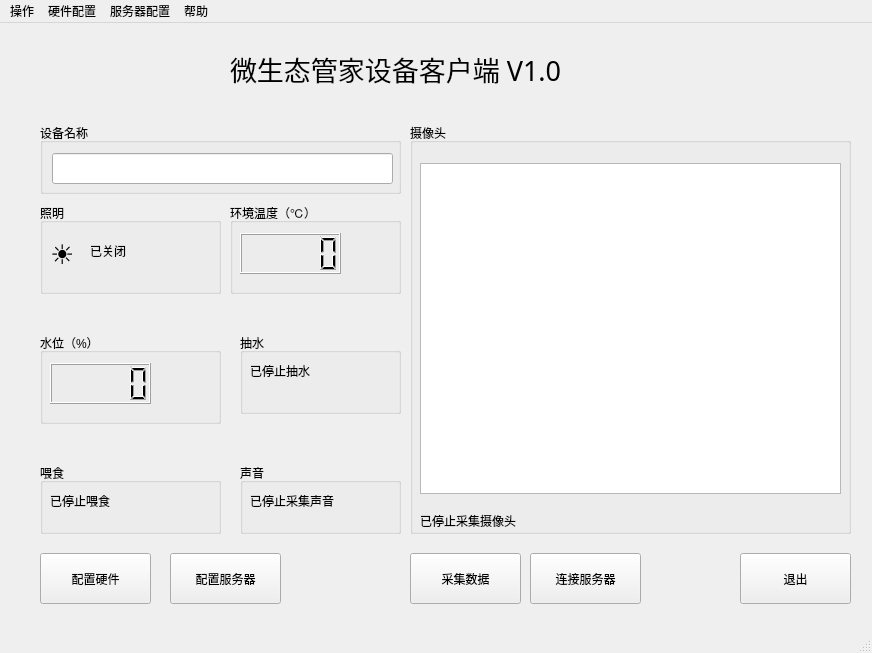
<?xml version="1.0" encoding="UTF-8"?>
<ui version="4.0">
 <class>MainWindow</class>
 <widget class="QMainWindow" name="MainWindow">
  <property name="geometry">
   <rect>
    <x>0</x>
    <y>0</y>
    <width>872</width>
    <height>653</height>
   </rect>
  </property>
  <property name="windowTitle">
   <string>微生态管家设备客户端 V1.0</string>
  </property>
  <widget class="QWidget" name="centralwidget">
   <widget class="QGroupBox" name="groupBox_5">
    <property name="geometry">
     <rect>
      <x>40</x>
      <y>100</y>
      <width>361</width>
      <height>71</height>
     </rect>
    </property>
    <property name="title">
     <string>设备名称</string>
    </property>
    <widget class="QLineEdit" name="deviceNameLineEdit">
     <property name="geometry">
      <rect>
       <x>12</x>
       <y>30</y>
       <width>341</width>
       <height>31</height>
      </rect>
     </property>
     <property name="readOnly">
      <bool>true</bool>
     </property>
    </widget>
   </widget>
   <widget class="QGroupBox" name="groupBox_6">
    <property name="geometry">
     <rect>
      <x>240</x>
      <y>310</y>
      <width>161</width>
      <height>81</height>
     </rect>
    </property>
    <property name="title">
     <string>抽水</string>
    </property>
    <widget class="QLabel" name="drawWaterLabel">
     <property name="geometry">
      <rect>
       <x>10</x>
       <y>30</y>
       <width>91</width>
       <height>16</height>
      </rect>
     </property>
     <property name="text">
      <string>已停止抽水</string>
     </property>
    </widget>
   </widget>
   <widget class="QGroupBox" name="groupBox_2">
    <property name="geometry">
     <rect>
      <x>230</x>
      <y>180</y>
      <width>171</width>
      <height>91</height>
     </rect>
    </property>
    <property name="title">
     <string>环境温度（℃）</string>
    </property>
    <widget class="QLCDNumber" name="temperatureLcdNumber">
     <property name="geometry">
      <rect>
       <x>10</x>
       <y>30</y>
       <width>101</width>
       <height>41</height>
      </rect>
     </property>
    </widget>
   </widget>
   <widget class="QGroupBox" name="groupBox_8">
    <property name="geometry">
     <rect>
      <x>240</x>
      <y>440</y>
      <width>161</width>
      <height>71</height>
     </rect>
    </property>
    <property name="title">
     <string>声音</string>
    </property>
    <widget class="QLabel" name="soundLabel">
     <property name="geometry">
      <rect>
       <x>10</x>
       <y>30</y>
       <width>111</width>
       <height>16</height>
      </rect>
     </property>
     <property name="text">
      <string>已停止采集声音</string>
     </property>
    </widget>
   </widget>
   <widget class="QGroupBox" name="groupBox_3">
    <property name="geometry">
     <rect>
      <x>40</x>
      <y>310</y>
      <width>181</width>
      <height>91</height>
     </rect>
    </property>
    <property name="title">
     <string>水位（%）</string>
    </property>
    <widget class="QLCDNumber" name="waterLevelLedNumber">
     <property name="geometry">
      <rect>
       <x>10</x>
       <y>30</y>
       <width>101</width>
       <height>41</height>
      </rect>
     </property>
    </widget>
   </widget>
   <widget class="QGroupBox" name="groupBox_4">
    <property name="geometry">
     <rect>
      <x>410</x>
      <y>100</y>
      <width>441</width>
      <height>411</height>
     </rect>
    </property>
    <property name="title">
     <string>摄像头</string>
    </property>
    <widget class="QGraphicsView" name="CameraGraphicsView">
     <property name="geometry">
      <rect>
       <x>10</x>
       <y>40</y>
       <width>421</width>
       <height>331</height>
      </rect>
     </property>
    </widget>
    <widget class="QLabel" name="cameraLabel">
     <property name="geometry">
      <rect>
       <x>10</x>
       <y>390</y>
       <width>141</width>
       <height>16</height>
      </rect>
     </property>
     <property name="text">
      <string>已停止采集摄像头</string>
     </property>
    </widget>
   </widget>
   <widget class="QGroupBox" name="groupBox">
    <property name="geometry">
     <rect>
      <x>40</x>
      <y>180</y>
      <width>181</width>
      <height>91</height>
     </rect>
    </property>
    <property name="title">
     <string>照明</string>
    </property>
    <widget class="QLabel" name="LedPictureLable">
     <property name="geometry">
      <rect>
       <x>10</x>
       <y>30</y>
       <width>41</width>
       <height>41</height>
      </rect>
     </property>
     <property name="font">
      <font>
       <family>Aharoni</family>
       <pointsize>20</pointsize>
       <weight>75</weight>
       <bold>true</bold>
      </font>
     </property>
     <property name="text">
      <string>☀</string>
     </property>
    </widget>
    <widget class="QLabel" name="ledStatusLabel">
     <property name="geometry">
      <rect>
       <x>50</x>
       <y>40</y>
       <width>51</width>
       <height>16</height>
      </rect>
     </property>
     <property name="text">
      <string>已关闭</string>
     </property>
    </widget>
   </widget>
   <widget class="QGroupBox" name="groupBox_7">
    <property name="geometry">
     <rect>
      <x>40</x>
      <y>440</y>
      <width>181</width>
      <height>71</height>
     </rect>
    </property>
    <property name="title">
     <string>喂食</string>
    </property>
    <widget class="QLabel" name="feedLabel">
     <property name="geometry">
      <rect>
       <x>10</x>
       <y>30</y>
       <width>91</width>
       <height>16</height>
      </rect>
     </property>
     <property name="text">
      <string>已停止喂食</string>
     </property>
    </widget>
    <widget class="QCheckBox" name="feedEnabledCheckBox">
     <property name="geometry">
      <rect>
       <x>300</x>
       <y>20</y>
       <width>71</width>
       <height>21</height>
      </rect>
     </property>
     <property name="text">
      <string>启用</string>
     </property>
    </widget>
   </widget>
   <widget class="QPushButton" name="collectDataPushButton">
    <property name="geometry">
     <rect>
      <x>410</x>
      <y>530</y>
      <width>111</width>
      <height>51</height>
     </rect>
    </property>
    <property name="text">
     <string>采集数据</string>
    </property>
   </widget>
   <widget class="QPushButton" name="connectServerushButton">
    <property name="geometry">
     <rect>
      <x>530</x>
      <y>530</y>
      <width>111</width>
      <height>51</height>
     </rect>
    </property>
    <property name="text">
     <string>连接服务器</string>
    </property>
   </widget>
   <widget class="QPushButton" name="quitPushButton">
    <property name="geometry">
     <rect>
      <x>740</x>
      <y>530</y>
      <width>111</width>
      <height>51</height>
     </rect>
    </property>
    <property name="text">
     <string>退出</string>
    </property>
   </widget>
   <widget class="QPushButton" name="hardwareConfigPushButton">
    <property name="geometry">
     <rect>
      <x>40</x>
      <y>530</y>
      <width>111</width>
      <height>51</height>
     </rect>
    </property>
    <property name="text">
     <string>配置硬件</string>
    </property>
   </widget>
   <widget class="QPushButton" name="serverConfigPushButton">
    <property name="geometry">
     <rect>
      <x>170</x>
      <y>530</y>
      <width>111</width>
      <height>51</height>
     </rect>
    </property>
    <property name="text">
     <string>配置服务器</string>
    </property>
   </widget>
   <widget class="QLabel" name="label">
    <property name="geometry">
     <rect>
      <x>230</x>
      <y>20</y>
      <width>431</width>
      <height>51</height>
     </rect>
    </property>
    <property name="font">
     <font>
      <family>微软雅黑</family>
      <pointsize>20</pointsize>
      <weight>50</weight>
      <bold>false</bold>
     </font>
    </property>
    <property name="text">
     <string>微生态管家设备客户端 V1.0</string>
    </property>
   </widget>
  </widget>
  <widget class="QMenuBar" name="menubar">
   <property name="geometry">
    <rect>
     <x>0</x>
     <y>0</y>
     <width>872</width>
     <height>26</height>
    </rect>
   </property>
   <widget class="QMenu" name="menu">
    <property name="title">
     <string>操作</string>
    </property>
    <addaction name="actionzz"/>
    <addaction name="actiondd"/>
    <addaction name="separator"/>
    <addaction name="actionsd"/>
    <addaction name="actiondsdd"/>
    <addaction name="separator"/>
    <addaction name="actiontui"/>
   </widget>
   <widget class="QMenu" name="menu_2">
    <property name="title">
     <string>服务器配置</string>
    </property>
    <addaction name="actionq"/>
   </widget>
   <widget class="QMenu" name="menu_3">
    <property name="title">
     <string>硬件配置</string>
    </property>
    <addaction name="action1"/>
    <addaction name="action2"/>
    <addaction name="action3"/>
    <addaction name="action43"/>
    <addaction name="action4"/>
    <addaction name="action5"/>
    <addaction name="action56"/>
    <addaction name="action6"/>
    <addaction name="action63"/>
   </widget>
   <widget class="QMenu" name="menu_4">
    <property name="title">
     <string>帮助</string>
    </property>
    <addaction name="actiondfg"/>
   </widget>
   <addaction name="menu"/>
   <addaction name="menu_3"/>
   <addaction name="menu_2"/>
   <addaction name="menu_4"/>
  </widget>
  <widget class="QStatusBar" name="statusBar"/>
  <action name="actionzz">
   <property name="text">
    <string>配置硬件</string>
   </property>
  </action>
  <action name="actiondd">
   <property name="text">
    <string>配置服务器</string>
   </property>
  </action>
  <action name="actionds">
   <property name="text">
    <string>上传数据</string>
   </property>
  </action>
  <action name="actionsdc">
   <property name="text">
    <string>退出</string>
   </property>
  </action>
  <action name="actionsd">
   <property name="text">
    <string>采集数据</string>
   </property>
  </action>
  <action name="actiondsdd">
   <property name="text">
    <string>连接服务器</string>
   </property>
  </action>
  <action name="actiontui">
   <property name="text">
    <string>退出</string>
   </property>
  </action>
  <action name="actiondfg">
   <property name="text">
    <string>关于...</string>
   </property>
  </action>
  <action name="action1">
   <property name="text">
    <string>设备名称</string>
   </property>
  </action>
  <action name="action2">
   <property name="text">
    <string>照明</string>
   </property>
  </action>
  <action name="action3">
   <property name="text">
    <string>环境温度</string>
   </property>
  </action>
  <action name="action43">
   <property name="text">
    <string>水位</string>
   </property>
  </action>
  <action name="action4">
   <property name="text">
    <string>抽水</string>
   </property>
  </action>
  <action name="action5">
   <property name="text">
    <string>喂食</string>
   </property>
  </action>
  <action name="action56">
   <property name="text">
    <string>声音</string>
   </property>
  </action>
  <action name="action6">
   <property name="text">
    <string>摄像头</string>
   </property>
  </action>
  <action name="action63">
   <property name="text">
    <string>63</string>
   </property>
  </action>
  <action name="actionq">
   <property name="text">
    <string>服务器</string>
   </property>
  </action>
 </widget>
 <resources/>
 <connections/>
</ui>
